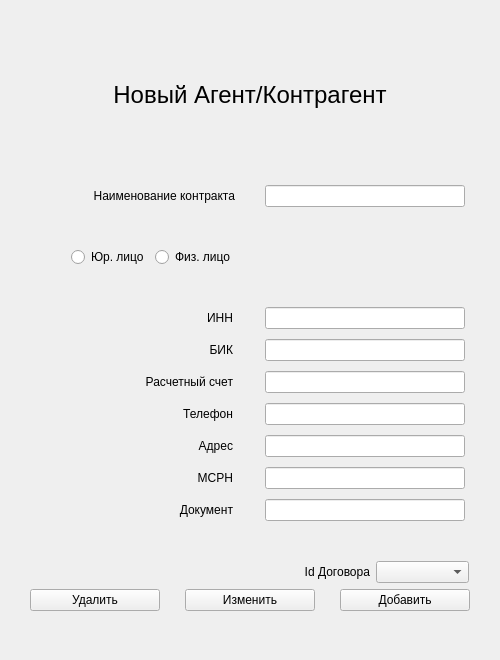
<?xml version="1.0" encoding="UTF-8"?>
<ui version="4.0">
 <class>NewContrAgents</class>
 <widget class="QWidget" name="NewContrAgents">
  <property name="geometry">
   <rect>
    <x>0</x>
    <y>0</y>
    <width>500</width>
    <height>660</height>
   </rect>
  </property>
  <property name="windowTitle">
   <string>Form</string>
  </property>
  <layout class="QGridLayout" name="gridLayout">
   <item row="0" column="0">
    <widget class="QLabel" name="label">
     <property name="minimumSize">
      <size>
       <width>0</width>
       <height>100</height>
      </size>
     </property>
     <property name="maximumSize">
      <size>
       <width>16777215</width>
       <height>100</height>
      </size>
     </property>
     <property name="font">
      <font>
       <pointsize>18</pointsize>
      </font>
     </property>
     <property name="text">
      <string>Новый Агент/Контрагент</string>
     </property>
     <property name="alignment">
      <set>Qt::AlignCenter</set>
     </property>
    </widget>
   </item>
   <item row="1" column="0">
    <layout class="QHBoxLayout" name="horizontalLayout_2">
     <item>
      <widget class="QLabel" name="label_2">
       <property name="minimumSize">
        <size>
         <width>200</width>
         <height>0</height>
        </size>
       </property>
       <property name="maximumSize">
        <size>
         <width>200</width>
         <height>16777215</height>
        </size>
       </property>
       <property name="text">
        <string>Наименование контракта</string>
       </property>
       <property name="alignment">
        <set>Qt::AlignRight|Qt::AlignTrailing|Qt::AlignVCenter</set>
       </property>
      </widget>
     </item>
     <item>
      <widget class="QLineEdit" name="lineEditContr">
       <property name="minimumSize">
        <size>
         <width>200</width>
         <height>0</height>
        </size>
       </property>
       <property name="maximumSize">
        <size>
         <width>200</width>
         <height>16777215</height>
        </size>
       </property>
      </widget>
     </item>
    </layout>
   </item>
   <item row="2" column="0">
    <layout class="QHBoxLayout" name="horizontalLayout">
     <item>
      <spacer name="horizontalSpacer_3">
       <property name="orientation">
        <enum>Qt::Horizontal</enum>
       </property>
       <property name="sizeType">
        <enum>QSizePolicy::Minimum</enum>
       </property>
       <property name="sizeHint" stdset="0">
        <size>
         <width>60</width>
         <height>10</height>
        </size>
       </property>
      </spacer>
     </item>
     <item>
      <widget class="QRadioButton" name="radioButtonUr">
       <property name="text">
        <string>Юр. лицо</string>
       </property>
      </widget>
     </item>
     <item>
      <widget class="QRadioButton" name="radioButtonFi">
       <property name="text">
        <string>Физ. лицо</string>
       </property>
      </widget>
     </item>
     <item>
      <spacer name="horizontalSpacer">
       <property name="orientation">
        <enum>Qt::Horizontal</enum>
       </property>
       <property name="sizeHint" stdset="0">
        <size>
         <width>40</width>
         <height>20</height>
        </size>
       </property>
      </spacer>
     </item>
    </layout>
   </item>
   <item row="3" column="0">
    <layout class="QVBoxLayout" name="verticalLayout">
     <property name="spacing">
      <number>10</number>
     </property>
     <item>
      <layout class="QHBoxLayout" name="horizontalLayout_10">
       <item>
        <widget class="QLabel" name="label_3">
         <property name="minimumSize">
          <size>
           <width>200</width>
           <height>0</height>
          </size>
         </property>
         <property name="maximumSize">
          <size>
           <width>200</width>
           <height>16777215</height>
          </size>
         </property>
         <property name="text">
          <string>ИНН</string>
         </property>
         <property name="alignment">
          <set>Qt::AlignRight|Qt::AlignTrailing|Qt::AlignVCenter</set>
         </property>
        </widget>
       </item>
       <item>
        <widget class="QLineEdit" name="lineEditInn">
         <property name="minimumSize">
          <size>
           <width>200</width>
           <height>0</height>
          </size>
         </property>
         <property name="maximumSize">
          <size>
           <width>200</width>
           <height>16777215</height>
          </size>
         </property>
        </widget>
       </item>
      </layout>
     </item>
     <item>
      <layout class="QHBoxLayout" name="horizontalLayout_9">
       <item>
        <widget class="QLabel" name="label_4">
         <property name="minimumSize">
          <size>
           <width>200</width>
           <height>0</height>
          </size>
         </property>
         <property name="maximumSize">
          <size>
           <width>200</width>
           <height>16777215</height>
          </size>
         </property>
         <property name="text">
          <string>БИК</string>
         </property>
         <property name="alignment">
          <set>Qt::AlignRight|Qt::AlignTrailing|Qt::AlignVCenter</set>
         </property>
        </widget>
       </item>
       <item>
        <widget class="QLineEdit" name="lineEditBik">
         <property name="minimumSize">
          <size>
           <width>200</width>
           <height>0</height>
          </size>
         </property>
         <property name="maximumSize">
          <size>
           <width>200</width>
           <height>16777215</height>
          </size>
         </property>
        </widget>
       </item>
      </layout>
     </item>
     <item>
      <layout class="QHBoxLayout" name="horizontalLayout_7">
       <item>
        <widget class="QLabel" name="label_5">
         <property name="minimumSize">
          <size>
           <width>200</width>
           <height>0</height>
          </size>
         </property>
         <property name="maximumSize">
          <size>
           <width>200</width>
           <height>16777215</height>
          </size>
         </property>
         <property name="text">
          <string>Расчетный счет</string>
         </property>
         <property name="alignment">
          <set>Qt::AlignRight|Qt::AlignTrailing|Qt::AlignVCenter</set>
         </property>
        </widget>
       </item>
       <item>
        <widget class="QLineEdit" name="lineEditRS">
         <property name="minimumSize">
          <size>
           <width>200</width>
           <height>0</height>
          </size>
         </property>
         <property name="maximumSize">
          <size>
           <width>200</width>
           <height>16777215</height>
          </size>
         </property>
        </widget>
       </item>
      </layout>
     </item>
     <item>
      <layout class="QHBoxLayout" name="horizontalLayout_6">
       <item>
        <widget class="QLabel" name="label_6">
         <property name="minimumSize">
          <size>
           <width>200</width>
           <height>0</height>
          </size>
         </property>
         <property name="maximumSize">
          <size>
           <width>200</width>
           <height>16777215</height>
          </size>
         </property>
         <property name="text">
          <string>Телефон</string>
         </property>
         <property name="alignment">
          <set>Qt::AlignRight|Qt::AlignTrailing|Qt::AlignVCenter</set>
         </property>
        </widget>
       </item>
       <item>
        <widget class="QLineEdit" name="lineEditTel">
         <property name="minimumSize">
          <size>
           <width>200</width>
           <height>0</height>
          </size>
         </property>
         <property name="maximumSize">
          <size>
           <width>200</width>
           <height>16777215</height>
          </size>
         </property>
        </widget>
       </item>
      </layout>
     </item>
     <item>
      <layout class="QHBoxLayout" name="horizontalLayout_5">
       <item>
        <widget class="QLabel" name="label_7">
         <property name="minimumSize">
          <size>
           <width>200</width>
           <height>0</height>
          </size>
         </property>
         <property name="maximumSize">
          <size>
           <width>200</width>
           <height>16777215</height>
          </size>
         </property>
         <property name="text">
          <string>Адрес</string>
         </property>
         <property name="alignment">
          <set>Qt::AlignRight|Qt::AlignTrailing|Qt::AlignVCenter</set>
         </property>
        </widget>
       </item>
       <item>
        <widget class="QLineEdit" name="lineEditAd">
         <property name="minimumSize">
          <size>
           <width>200</width>
           <height>0</height>
          </size>
         </property>
         <property name="maximumSize">
          <size>
           <width>200</width>
           <height>16777215</height>
          </size>
         </property>
        </widget>
       </item>
      </layout>
     </item>
     <item>
      <layout class="QHBoxLayout" name="horizontalLayout_4">
       <item>
        <widget class="QLabel" name="label_9">
         <property name="minimumSize">
          <size>
           <width>200</width>
           <height>0</height>
          </size>
         </property>
         <property name="maximumSize">
          <size>
           <width>200</width>
           <height>16777215</height>
          </size>
         </property>
         <property name="text">
          <string>МСРН</string>
         </property>
         <property name="alignment">
          <set>Qt::AlignRight|Qt::AlignTrailing|Qt::AlignVCenter</set>
         </property>
        </widget>
       </item>
       <item>
        <widget class="QLineEdit" name="lineEditMcrn">
         <property name="minimumSize">
          <size>
           <width>200</width>
           <height>0</height>
          </size>
         </property>
         <property name="maximumSize">
          <size>
           <width>200</width>
           <height>16777215</height>
          </size>
         </property>
        </widget>
       </item>
      </layout>
     </item>
     <item>
      <layout class="QHBoxLayout" name="horizontalLayout_3">
       <item>
        <widget class="QLabel" name="label_10">
         <property name="minimumSize">
          <size>
           <width>200</width>
           <height>0</height>
          </size>
         </property>
         <property name="maximumSize">
          <size>
           <width>200</width>
           <height>16777215</height>
          </size>
         </property>
         <property name="text">
          <string>Документ</string>
         </property>
         <property name="alignment">
          <set>Qt::AlignRight|Qt::AlignTrailing|Qt::AlignVCenter</set>
         </property>
        </widget>
       </item>
       <item>
        <widget class="QLineEdit" name="lineEditDoc">
         <property name="minimumSize">
          <size>
           <width>200</width>
           <height>0</height>
          </size>
         </property>
         <property name="maximumSize">
          <size>
           <width>200</width>
           <height>16777215</height>
          </size>
         </property>
        </widget>
       </item>
      </layout>
     </item>
    </layout>
   </item>
   <item row="4" column="0">
    <layout class="QVBoxLayout" name="verticalLayout_2">
     <item>
      <layout class="QHBoxLayout" name="horizontalLayout_11">
       <item>
        <spacer name="horizontalSpacer_2">
         <property name="orientation">
          <enum>Qt::Horizontal</enum>
         </property>
         <property name="sizeHint" stdset="0">
          <size>
           <width>40</width>
           <height>20</height>
          </size>
         </property>
        </spacer>
       </item>
       <item>
        <widget class="QLabel" name="label_8">
         <property name="minimumSize">
          <size>
           <width>93</width>
           <height>0</height>
          </size>
         </property>
         <property name="maximumSize">
          <size>
           <width>93</width>
           <height>16777215</height>
          </size>
         </property>
         <property name="text">
          <string>Id Договора</string>
         </property>
         <property name="alignment">
          <set>Qt::AlignRight|Qt::AlignTrailing|Qt::AlignVCenter</set>
         </property>
        </widget>
       </item>
       <item>
        <widget class="QComboBox" name="comboBoxId">
         <property name="minimumSize">
          <size>
           <width>93</width>
           <height>0</height>
          </size>
         </property>
         <property name="maximumSize">
          <size>
           <width>93</width>
           <height>16777215</height>
          </size>
         </property>
        </widget>
       </item>
       <item>
        <spacer name="horizontalSpacer_4">
         <property name="orientation">
          <enum>Qt::Horizontal</enum>
         </property>
         <property name="sizeType">
          <enum>QSizePolicy::Minimum</enum>
         </property>
         <property name="sizeHint" stdset="0">
          <size>
           <width>20</width>
           <height>10</height>
          </size>
         </property>
        </spacer>
       </item>
      </layout>
     </item>
     <item>
      <layout class="QHBoxLayout" name="horizontalLayout_8">
       <item>
        <widget class="QPushButton" name="pushButton_3">
         <property name="minimumSize">
          <size>
           <width>130</width>
           <height>0</height>
          </size>
         </property>
         <property name="maximumSize">
          <size>
           <width>130</width>
           <height>16777215</height>
          </size>
         </property>
         <property name="text">
          <string>Удалить</string>
         </property>
        </widget>
       </item>
       <item>
        <widget class="QPushButton" name="pushButton_2">
         <property name="minimumSize">
          <size>
           <width>130</width>
           <height>0</height>
          </size>
         </property>
         <property name="maximumSize">
          <size>
           <width>130</width>
           <height>16777215</height>
          </size>
         </property>
         <property name="text">
          <string>Изменить</string>
         </property>
        </widget>
       </item>
       <item>
        <widget class="QPushButton" name="pushButton">
         <property name="minimumSize">
          <size>
           <width>130</width>
           <height>0</height>
          </size>
         </property>
         <property name="maximumSize">
          <size>
           <width>130</width>
           <height>16777215</height>
          </size>
         </property>
         <property name="text">
          <string>Добавить</string>
         </property>
        </widget>
       </item>
      </layout>
     </item>
    </layout>
   </item>
  </layout>
 </widget>
 <resources/>
 <connections/>
</ui>
